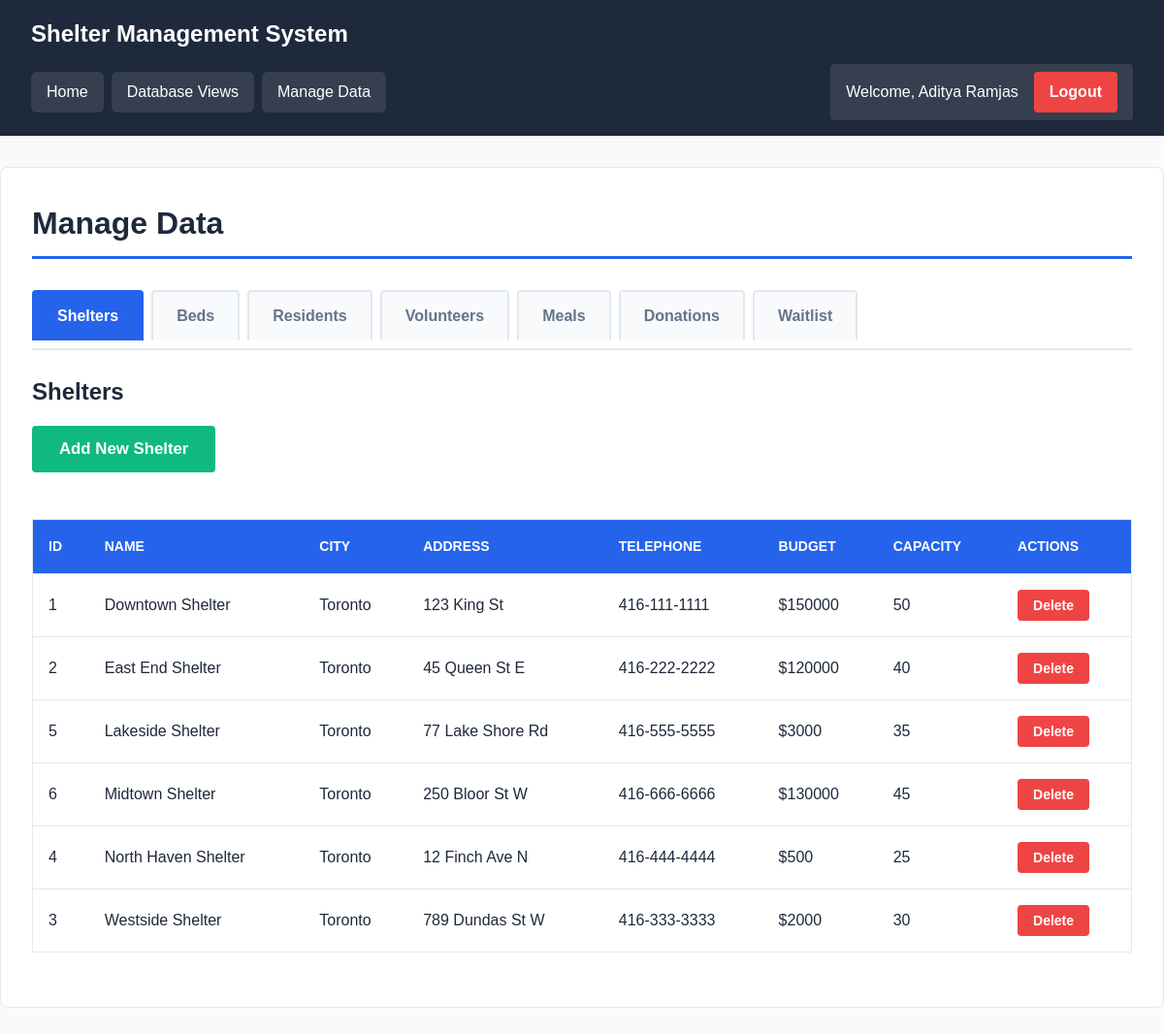
Screenshot of /pages/manage.php (signed in) with the database file from the repository.
### tables this page shows
CREATE TABLE Shelters (
  shelter_id INT PRIMARY KEY AUTO_INCREMENT,
  shelter_name VARCHAR(100) NOT NULL,
  address VARCHAR(150),
  city VARCHAR(50),
  telephone VARCHAR(20),
  budget INT DEFAULT 0,
  capacity INT,
  created_at TIMESTAMP DEFAULT CURRENT_TIMESTAMP,
  updated_at TIMESTAMP DEFAULT CURRENT_TIMESTAMP ON UPDATE CURRENT_TIMESTAMP
);

### includes/auth.php (called while the page is built, shortened)
<?php
require_once __DIR__ . '/../config/database.php';
function isLoggedIn() {
    return isset($_SESSION['user_id']) && !empty($_SESSION['user_id']);
}
function hasRole($requiredRoles) {
    if (!is_array($requiredRoles)) {
        $requiredRoles = [$requiredRoles];
    }
    return in_array($_SESSION['role'], $requiredRoles);
}
function getUserFullName() {
    return $_SESSION['first_name'] . ' ' . $_SESSION['last_name'];
}
function isAdmin() {
    return hasRole('Admin');
}
function isStaffOrAdmin() {
    return hasRole(['Admin', 'Staff']);
}
?>

### config/database.php (called while the page is built, shortened)
<?php
function getDbConnection() {
    static $conn = null;
    if ($conn === null) {
        try {
            $conn = new mysqli(DB_HOST, DB_USER, DB_PASS, DB_NAME);
            $conn->set_charset("utf8mb4");
        } catch (Exception $e) {
            die("Database connection error: " . $e->getMessage());
        }
    }
    return $conn;
}
function executeQuery($query, $params = []) {
    $conn = getDbConnection();
    if (empty($params)) {
        $result = $conn->query($query);
        return $result;
    }
    $stmt = $conn->prepare($query);
    $stmt->execute();
    $result = $stmt->get_result();
    return $result;
}
function fetchAll($query, $params = []) {
    $result = executeQuery($query, $params);
    $rows = [];
    while ($row = $result->fetch_assoc()) {
        $rows[] = $row;
    }
    return $rows;
}
?>

### includes/functions.php (called while the page is built, shortened)
<?php
require_once __DIR__ . '/../config/database.php';
function getAllShelters() {
    return fetchAll("SELECT * FROM Shelters ORDER BY shelter_name");
}
?>

### pages/manage.php (the view, shortened to what this page needs)
<?php
require_once '../includes/auth.php';
require_once '../includes/functions.php';
$activeTab = $_GET['tab'] ?? 'shelters';
$shelters = getAllShelters();
?>
<!DOCTYPE html>
<html>
<head>
    <link rel="stylesheet" href="../assets/css/style.css">
</head>
<body>
    <div class="header">
        <h1>Shelter Management System</h1>
        <div class="nav">
            <a href="../index.php">Home</a>
            <a href="views.php">Database Views</a>
            <a href="manage.php">Manage Data</a>
            <div class="user-info">
                Welcome, <?php echo getUserFullName(); ?>
                <a href="logout.php">Logout</a>
            </div>
        </div>
    </div>
    <div class="container">
        <h2>Manage Data</h2>
        <div class="tabs">
            <span class="tab <?php echo $activeTab == 'shelters' ? 'active' : ''; ?>" onclick="location.href='?tab=shelters'">Shelters</span>
            <span class="tab <?php echo $activeTab == 'beds' ? 'active' : ''; ?>" onclick="location.href='?tab=beds'">Beds</span>
            <span class="tab <?php echo $activeTab == 'residents' ? 'active' : ''; ?>" onclick="location.href='?tab=residents'">Residents</span>
            <span class="tab <?php echo $activeTab == 'volunteers' ? 'active' : ''; ?>" onclick="location.href='?tab=volunteers'">Volunteers</span>
            <span class="tab <?php echo $activeTab == 'meals' ? 'active' : ''; ?>" onclick="location.href='?tab=meals'">Meals</span>
            <span class="tab <?php echo $activeTab == 'donations' ? 'active' : ''; ?>" onclick="location.href='?tab=donations'">Donations</span>
            <span class="tab <?php echo $activeTab == 'waitlist' ? 'active' : ''; ?>" onclick="location.href='?tab=waitlist'">Waitlist</span>
        </div>
        <?php if ($activeTab == 'shelters'): ?>
            <h3>Shelters</h3>
            <?php if (isStaffOrAdmin()): ?>
                <button class="btn btn-add" onclick="openModal('shelterModal')">Add New Shelter</button>
            <?php endif; ?>
            <table>
                <thead>
                    <tr>
                        <th>ID</th>
                        <th>Name</th>
                        <th>City</th>
                        <th>Address</th>
                        <th>Telephone</th>
                        <th>Budget</th>
                        <th>Capacity</th>
                        <?php if (isAdmin()): ?><th>Actions</th><?php endif; ?>
                    </tr>
                </thead>
                <tbody>
                    <?php foreach ($shelters as $shelter): ?>
                        <tr>
                            <td><?php echo $shelter['shelter_id']; ?></td>
                            <td><?php echo htmlspecialchars($shelter['shelter_name']); ?></td>
                            <td><?php echo htmlspecialchars($shelter['city'] ?? 'N/A'); ?></td>
                            <td><?php echo htmlspecialchars($shelter['address'] ?? 'N/A'); ?></td>
                            <td><?php echo htmlspecialchars($shelter['telephone'] ?? 'N/A'); ?></td>
                            <td>$<?php echo $shelter['budget']; ?></td>
                            <td><?php echo $shelter['capacity']; ?></td>
                            <?php if (isAdmin()): ?>
                                <td>
                                    <form method="POST" style="display:inline;" onsubmit="return confirm('Delete this shelter?');">
                                        <button type="submit" class="btn-danger">Delete</button>
                                    </form>
                                </td>
                            <?php endif; ?>
                        </tr>
                    <?php endforeach; ?>
                </tbody>
            </table>
        <?php endif; ?>
    </div>
</body>
</html>

### assets/css/style.css (style rules this page uses)
* { margin: 0; padding: 0; box-sizing: border-box; }
:root { --primary-color: #2563eb; --success-color: #10b981; --danger-color: #ef4444; --bg-color: #f8fafc; --text-color: #1e293b; --text-muted: #64748b; --border-color: #e2e8f0; --header-bg: #1e293b; --card-bg: #ffffff; }
body { font-family: Arial, sans-serif; line-height: 1.6; background-color: var(--bg-color); color: var(--text-color); min-height: 100vh; }
.header { background: var(--header-bg); color: white; padding: 1rem 2rem; }
.header h1 { font-size: 1.5rem; font-weight: 600; margin-bottom: 0.75rem; }
.nav { display: flex; align-items: center; gap: 0.5rem; flex-wrap: wrap; }
.nav a { color: white; text-decoration: none; padding: 0.5rem 1rem; border-radius: 6px; background: rgba(255, 255, 255, 0.1); font-weight: 500; }
.container { max-width: 1400px; margin: 2rem auto; background: var(--card-bg); padding: 2rem; border-radius: 8px; border: 1px solid var(--border-color); }
h2 { font-size: 2rem; font-weight: 700; margin-bottom: 1.5rem; color: var(--text-color); border-bottom: 3px solid var(--primary-color); padding-bottom: 0.5rem; }
h3 { font-size: 1.5rem; font-weight: 600; margin: 1.5rem 0 1rem; color: var(--text-color); }
table { width: 100%; border-collapse: collapse; margin: 1.5rem 0; background: white; border: 1px solid var(--border-color); }
table th, table td { padding: 1rem; text-align: left; border-bottom: 1px solid var(--border-color); }
table th { background: var(--primary-color); color: white; font-weight: 600; text-transform: uppercase; font-size: 0.875rem; }
table tbody tr:last-child td { border-bottom: none; }
form { margin: 1.5rem 0; }
button, .btn { padding: 0.75rem 1.5rem; background: var(--primary-color); color: white; border: none; border-radius: 4px; cursor: pointer; text-decoration: none; display: inline-block; font-weight: 600; font-size: 1rem; }
.btn-danger { background: var(--danger-color); padding: 0.5rem 1rem; font-size: 0.875rem; }
.btn-add { background: var(--success-color); margin-bottom: 1.5rem; padding: 0.875rem 1.75rem; font-size: 1.05rem; }
.tabs { margin: 2rem 0 1.5rem; display: flex; gap: 0.5rem; flex-wrap: wrap; border-bottom: 2px solid var(--border-color); padding-bottom: 0.5rem; }
.tab { padding: 0.75rem 1.5rem; background: var(--bg-color); border: 2px solid var(--border-color); border-bottom: none; cursor: pointer; border-radius: 4px 4px 0 0; font-weight: 600; color: var(--text-muted); }
.tab.active { background: var(--primary-color); color: white; border-color: var(--primary-color); }
.user-info { margin-left: auto; color: white; display: flex; align-items: center; gap: 1rem; padding: 0.5rem 1rem; background: rgba(255, 255, 255, 0.1); border-radius: 4px; }
.user-info a { color: white; text-decoration: none; padding: 0.5rem 1rem; background: var(--danger-color); border-radius: 4px; font-weight: 600; }
a { color: var(--primary-color); text-decoration: none; font-weight: 500; }

### rows the page displays
shelters: shelter_id "1", shelter_name "Downtown Shelter", city "Toronto", address "123 King St", telephone "416-111-1111", budget "150000", capacity "50"
shelters: shelter_id "2", shelter_name "East End Shelter", city "Toronto", address "45 Queen St E", telephone "416-222-2222", budget "120000", capacity "40"
shelters: shelter_id "5", shelter_name "Lakeside Shelter", city "Toronto", address "77 Lake Shore Rd", telephone "416-555-5555", budget "3000", capacity "35"
shelters: shelter_id "6", shelter_name "Midtown Shelter", city "Toronto", address "250 Bloor St W", telephone "416-666-6666", budget "130000", capacity "45"
shelters: shelter_id "4", shelter_name "North Haven Shelter", city "Toronto", address "12 Finch Ave N", telephone "416-444-4444", budget "500", capacity "25"
shelters: shelter_id "3", shelter_name "Westside Shelter", city "Toronto", address "789 Dundas St W", telephone "416-333-3333", budget "2000", capacity "30"

### other values shown
getUserFullName() "Aditya Ramjas"
